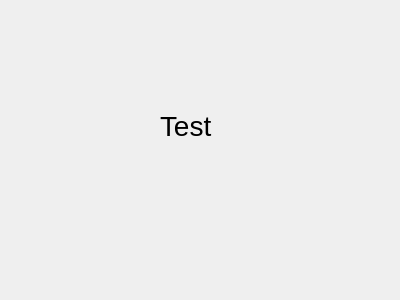
<?xml version="1.0" encoding="UTF-8"?>
<ui version="4.0">
 <class>AboutForm</class>
 <widget class="QWidget" name="AboutForm">
  <property name="geometry">
   <rect>
    <x>0</x>
    <y>0</y>
    <width>400</width>
    <height>300</height>
   </rect>
  </property>
  <property name="windowTitle">
   <string>Form</string>
  </property>
  <widget class="QLabel" name="label">
   <property name="geometry">
    <rect>
     <x>160</x>
     <y>90</y>
     <width>91</width>
     <height>71</height>
    </rect>
   </property>
   <property name="font">
    <font>
     <pointsize>21</pointsize>
    </font>
   </property>
   <property name="text">
    <string>Test</string>
   </property>
  </widget>
 </widget>
 <resources/>
 <connections/>
</ui>
